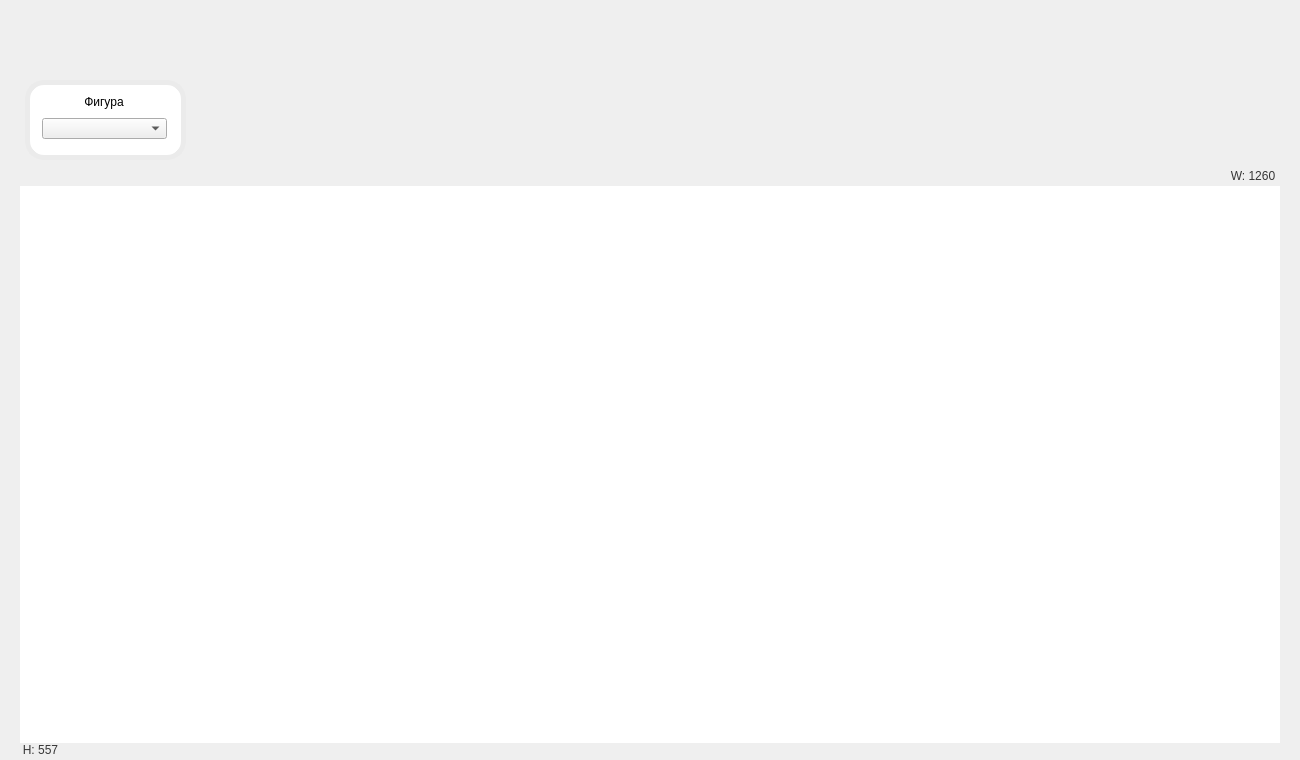
<?xml version="1.0" encoding="UTF-8"?>
<ui version="4.0">
 <class>MainWindow</class>
 <widget class="QMainWindow" name="MainWindow">
  <property name="geometry">
   <rect>
    <x>0</x>
    <y>0</y>
    <width>1300</width>
    <height>760</height>
   </rect>
  </property>
  <property name="windowTitle">
   <string>MainWindow</string>
  </property>
  <property name="windowIcon">
   <iconset resource="resources/resources_file.qrc">
    <normaloff>:/Box.png</normaloff>:/Box.png</iconset>
  </property>
  <property name="styleSheet">
   <string notr="true">QMainWindow {
	background-color: #efefef;
}</string>
  </property>
  <widget class="QWidget" name="centralwidget">
   <widget class="QGraphicsView" name="graphicsView">
    <property name="geometry">
     <rect>
      <x>20</x>
      <y>186</y>
      <width>1260</width>
      <height>557</height>
     </rect>
    </property>
    <property name="styleSheet">
     <string notr="true">QGraphicsView {
	background-color: rgb(255, 255, 255);
	border: 0px solid ;
    border-radius: 0px;
}</string>
    </property>
   </widget>
   <widget class="QComboBox" name="comboBox">
    <property name="geometry">
     <rect>
      <x>42</x>
      <y>118</y>
      <width>125</width>
      <height>21</height>
     </rect>
    </property>
    <property name="styleSheet">
     <string notr="true">QComboBox {
	background-color: #ebebeb;
	color: rgb(54, 54, 54);
	font: 500 10pt &quot;JetBrains Mono&quot;;
	border-radius: 5px;
}

QComboBox::drop-down { border-width: 0px; };
QComboBox::down-arrow { image: none; border-width: 0px; };</string>
    </property>
    <property name="frame">
     <bool>true</bool>
    </property>
   </widget>
   <widget class="QLabel" name="label">
    <property name="geometry">
     <rect>
      <x>42</x>
      <y>92</y>
      <width>124</width>
      <height>20</height>
     </rect>
    </property>
    <property name="styleSheet">
     <string notr="true">QLabel { 
	color: rgb(0, 0, 0);
	font: 500 11pt &quot;JetBrains Mono&quot;;
}</string>
    </property>
    <property name="text">
     <string>Фигура</string>
    </property>
    <property name="alignment">
     <set>Qt::AlignmentFlag::AlignCenter</set>
    </property>
   </widget>
   <widget class="QStackedWidget" name="stackedWidget">
    <property name="geometry">
     <rect>
      <x>193</x>
      <y>0</y>
      <width>1106</width>
      <height>173</height>
     </rect>
    </property>
    <property name="styleSheet">
     <string notr="true"/>
    </property>
    <widget class="QWidget" name="page"/>
    <widget class="QWidget" name="page_2">
     <widget class="QLabel" name="label_2">
      <property name="geometry">
       <rect>
        <x>95</x>
        <y>15</y>
        <width>83</width>
        <height>20</height>
       </rect>
      </property>
      <property name="styleSheet">
       <string notr="true">QLabel {
	color: rgb(0, 0, 0);
	font: 500 12pt &quot;JetBrains Mono&quot;;
}</string>
      </property>
      <property name="text">
       <string>Создать</string>
      </property>
      <property name="alignment">
       <set>Qt::AlignmentFlag::AlignCenter</set>
      </property>
     </widget>
     <widget class="QLabel" name="label_3">
      <property name="geometry">
       <rect>
        <x>15</x>
        <y>80</y>
        <width>239</width>
        <height>80</height>
       </rect>
      </property>
      <property name="styleSheet">
       <string notr="true">QLabel { 
	background-color: rgb(255, 255, 255);
	border: 5px solid #ebebeb;
    border-radius: 19px; 
}</string>
      </property>
      <property name="text">
       <string/>
      </property>
     </widget>
     <widget class="QLabel" name="label_4">
      <property name="geometry">
       <rect>
        <x>288</x>
        <y>80</y>
        <width>511</width>
        <height>80</height>
       </rect>
      </property>
      <property name="styleSheet">
       <string notr="true">QLabel { 
	background-color: rgb(255, 255, 255);
	border: 5px solid #ebebeb;
    border-radius: 19px; 
}</string>
      </property>
      <property name="text">
       <string/>
      </property>
     </widget>
     <widget class="QLabel" name="label_6">
      <property name="geometry">
       <rect>
        <x>28</x>
        <y>41</y>
        <width>118</width>
        <height>31</height>
       </rect>
      </property>
      <property name="styleSheet">
       <string notr="true">QLabel { 
	background-color: rgb(255, 255, 255);
	border: 0px solid;
    border-radius: 8px; 
}</string>
      </property>
      <property name="text">
       <string/>
      </property>
     </widget>
     <widget class="QLabel" name="label_7">
      <property name="geometry">
       <rect>
        <x>573</x>
        <y>41</y>
        <width>69</width>
        <height>31</height>
       </rect>
      </property>
      <property name="styleSheet">
       <string notr="true">QLabel { 
	background-color: rgb(255, 255, 255);
	border: 0px solid;
    border-radius: 8px; 
}</string>
      </property>
      <property name="text">
       <string/>
      </property>
     </widget>
     <widget class="QLabel" name="label_9">
      <property name="geometry">
       <rect>
        <x>696</x>
        <y>41</y>
        <width>61</width>
        <height>31</height>
       </rect>
      </property>
      <property name="styleSheet">
       <string notr="true">QLabel { 
	background-color: rgb(255, 255, 255);
	border: 0px solid;
    border-radius: 8px; 
}</string>
      </property>
      <property name="text">
       <string/>
      </property>
     </widget>
     <widget class="QPushButton" name="pushButton_eye">
      <property name="geometry">
       <rect>
        <x>154</x>
        <y>41</y>
        <width>38</width>
        <height>31</height>
       </rect>
      </property>
      <property name="styleSheet">
       <string notr="true">QPushButton { 
	background-color: rgb(255, 255, 255);
	border: 0px solid;
    border-radius: 8px; 
}

</string>
      </property>
      <property name="text">
       <string/>
      </property>
      <property name="icon">
       <iconset resource="resources/resources_file.qrc">
        <normaloff>:/Eye.svg</normaloff>:/Eye.svg</iconset>
      </property>
      <property name="iconSize">
       <size>
        <width>23</width>
        <height>23</height>
       </size>
      </property>
     </widget>
     <widget class="QPushButton" name="pushButton_trash">
      <property name="geometry">
       <rect>
        <x>199</x>
        <y>41</y>
        <width>38</width>
        <height>31</height>
       </rect>
      </property>
      <property name="styleSheet">
       <string notr="true">QPushButton { 
	background-color: rgb(255, 255, 255);
	border: 0px solid;
    border-radius: 8px; 
}</string>
      </property>
      <property name="text">
       <string/>
      </property>
      <property name="icon">
       <iconset resource="resources/resources_file.qrc">
        <normaloff>:/Trash.svg</normaloff>:/Trash.svg</iconset>
      </property>
      <property name="iconSize">
       <size>
        <width>23</width>
        <height>23</height>
       </size>
      </property>
     </widget>
     <widget class="QLabel" name="label_13">
      <property name="geometry">
       <rect>
        <x>43</x>
        <y>46</y>
        <width>63</width>
        <height>20</height>
       </rect>
      </property>
      <property name="styleSheet">
       <string notr="true">QLabel {
	color: rgb(0, 0, 0);
	font: 500 12pt &quot;JetBrains Mono&quot;;
}</string>
      </property>
      <property name="text">
       <string>Колич.</string>
      </property>
      <property name="alignment">
       <set>Qt::AlignmentFlag::AlignCenter</set>
      </property>
     </widget>
     <widget class="QLabel" name="label_14">
      <property name="geometry">
       <rect>
        <x>582</x>
        <y>46</y>
        <width>19</width>
        <height>20</height>
       </rect>
      </property>
      <property name="styleSheet">
       <string notr="true">QLabel {
	color: rgb(0, 0, 0);
	font: 500 12pt &quot;JetBrains Mono&quot;;
}</string>
      </property>
      <property name="text">
       <string>№</string>
      </property>
      <property name="alignment">
       <set>Qt::AlignmentFlag::AlignCenter</set>
      </property>
     </widget>
     <widget class="QCheckBox" name="checkBox_all_size">
      <property name="geometry">
       <rect>
        <x>705</x>
        <y>43</y>
        <width>55</width>
        <height>27</height>
       </rect>
      </property>
      <property name="styleSheet">
       <string notr="true">QCheckBox {
	color: rgb(0, 0, 0);
	font: 500 12pt &quot;JetBrains Mono&quot;;
}</string>
      </property>
      <property name="text">
       <string>Все</string>
      </property>
     </widget>
     <widget class="QLabel" name="label_16">
      <property name="geometry">
       <rect>
        <x>30</x>
        <y>92</y>
        <width>89</width>
        <height>21</height>
       </rect>
      </property>
      <property name="styleSheet">
       <string notr="true">QLabel {
	color: rgb(0, 0, 0);
	font: 500 11pt &quot;JetBrains Mono&quot;;
}</string>
      </property>
      <property name="text">
       <string>Координаты</string>
      </property>
      <property name="alignment">
       <set>Qt::AlignmentFlag::AlignCenter</set>
      </property>
     </widget>
     <widget class="QLabel" name="label_17">
      <property name="geometry">
       <rect>
        <x>159</x>
        <y>92</y>
        <width>63</width>
        <height>21</height>
       </rect>
      </property>
      <property name="styleSheet">
       <string notr="true">QLabel {
	color: rgb(0, 0, 0);
	font: 500 11pt &quot;JetBrains Mono&quot;;
}</string>
      </property>
      <property name="text">
       <string>Размеры</string>
      </property>
      <property name="alignment">
       <set>Qt::AlignmentFlag::AlignCenter</set>
      </property>
     </widget>
     <widget class="QLineEdit" name="lineEdit_count">
      <property name="geometry">
       <rect>
        <x>110</x>
        <y>46</y>
        <width>31</width>
        <height>21</height>
       </rect>
      </property>
      <property name="styleSheet">
       <string notr="true">QLineEdit { 
	background-color: #ebebeb;
	border: 0px solid;
    border-radius: 5px; 
	font: 9pt &quot;JetBrains Mono&quot;;
	color: rgb(0, 0, 0);
}</string>
      </property>
      <property name="text">
       <string/>
      </property>
     </widget>
     <widget class="QLineEdit" name="lineEdit_index_size">
      <property name="geometry">
       <rect>
        <x>605</x>
        <y>46</y>
        <width>31</width>
        <height>21</height>
       </rect>
      </property>
      <property name="styleSheet">
       <string notr="true">QLineEdit { 
	background-color: #ebebeb;
	border: 0px solid;
    border-radius: 5px; 
	font: 9pt &quot;JetBrains Mono&quot;;
	color: rgb(0, 0, 0);
}</string>
      </property>
     </widget>
     <widget class="QPushButton" name="pushButton_ok_create">
      <property name="geometry">
       <rect>
        <x>54</x>
        <y>148</y>
        <width>67</width>
        <height>22</height>
       </rect>
      </property>
      <property name="styleSheet">
       <string notr="true">QPushButton { 
	background-color: #FFFFFF;
	border: 1px solid #ebebeb;
    border-radius: 8px;
	font: 9pt &quot;JetBrains Mono&quot;;
	color: #ffffff;
}

</string>
      </property>
      <property name="text">
       <string/>
      </property>
      <property name="icon">
       <iconset resource="resources/resources_file.qrc">
        <normaloff>:/Check.svg</normaloff>:/Check.svg</iconset>
      </property>
      <property name="iconSize">
       <size>
        <width>16</width>
        <height>16</height>
       </size>
      </property>
     </widget>
     <widget class="QPushButton" name="pushButton_random_create">
      <property name="geometry">
       <rect>
        <x>145</x>
        <y>148</y>
        <width>67</width>
        <height>22</height>
       </rect>
      </property>
      <property name="styleSheet">
       <string notr="true">QPushButton { 
	background-color: #FFFFFF;
	border: 1px solid #ebebeb;
    border-radius: 8px;
	font: 9pt &quot;JetBrains Mono&quot;;
	color: #ffffff;
}

</string>
      </property>
      <property name="text">
       <string/>
      </property>
      <property name="icon">
       <iconset resource="resources/resources_file.qrc">
        <normaloff>:/Refresh ccw.svg</normaloff>:/Refresh ccw.svg</iconset>
      </property>
      <property name="iconSize">
       <size>
        <width>16</width>
        <height>16</height>
       </size>
      </property>
     </widget>
     <widget class="QPushButton" name="pushButton_random_size">
      <property name="geometry">
       <rect>
        <x>560</x>
        <y>148</y>
        <width>67</width>
        <height>22</height>
       </rect>
      </property>
      <property name="styleSheet">
       <string notr="true">QPushButton { 
	background-color: #FFFFFF;
	border: 1px solid #ebebeb;
    border-radius: 8px;
	font: 9pt &quot;JetBrains Mono&quot;;
	color: #ffffff;
}

</string>
      </property>
      <property name="text">
       <string/>
      </property>
      <property name="icon">
       <iconset resource="resources/resources_file.qrc">
        <normaloff>:/Refresh ccw.svg</normaloff>:/Refresh ccw.svg</iconset>
      </property>
     </widget>
     <widget class="QPushButton" name="pushButton_ok_size">
      <property name="geometry">
       <rect>
        <x>469</x>
        <y>148</y>
        <width>67</width>
        <height>22</height>
       </rect>
      </property>
      <property name="styleSheet">
       <string notr="true">QPushButton { 
	background-color: #FFFFFF;
	border: 1px solid #ebebeb;
    border-radius: 8px;
	font: 9pt &quot;JetBrains Mono&quot;;
	color: #ffffff;
}

</string>
      </property>
      <property name="text">
       <string/>
      </property>
      <property name="icon">
       <iconset resource="resources/resources_file.qrc">
        <normaloff>:/Check.svg</normaloff>:/Check.svg</iconset>
      </property>
     </widget>
     <widget class="QLabel" name="label_18">
      <property name="geometry">
       <rect>
        <x>305</x>
        <y>88</y>
        <width>87</width>
        <height>21</height>
       </rect>
      </property>
      <property name="styleSheet">
       <string notr="true">QLabel {
	color: rgb(0, 0, 0);
	font: 500 11pt &quot;JetBrains Mono&quot;;
}</string>
      </property>
      <property name="text">
       <string>Текущие</string>
      </property>
      <property name="alignment">
       <set>Qt::AlignmentFlag::AlignCenter</set>
      </property>
     </widget>
     <widget class="QLabel" name="label_19">
      <property name="geometry">
       <rect>
        <x>444</x>
        <y>88</y>
        <width>44</width>
        <height>21</height>
       </rect>
      </property>
      <property name="styleSheet">
       <string notr="true">QLabel {
	color: rgb(0, 0, 0);
	font: 500 11pt &quot;JetBrains Mono&quot;;
}</string>
      </property>
      <property name="text">
       <string>Новые</string>
      </property>
      <property name="alignment">
       <set>Qt::AlignmentFlag::AlignCenter</set>
      </property>
     </widget>
     <widget class="QLabel" name="label_20">
      <property name="geometry">
       <rect>
        <x>591</x>
        <y>88</y>
        <width>62</width>
        <height>21</height>
       </rect>
      </property>
      <property name="styleSheet">
       <string notr="true">QLabel {
	color: rgb(0, 0, 0);
	font: 500 11pt &quot;JetBrains Mono&quot;;
}</string>
      </property>
      <property name="text">
       <string>Текущие</string>
      </property>
      <property name="alignment">
       <set>Qt::AlignmentFlag::AlignCenter</set>
      </property>
     </widget>
     <widget class="QLabel" name="label_21">
      <property name="geometry">
       <rect>
        <x>695</x>
        <y>88</y>
        <width>86</width>
        <height>21</height>
       </rect>
      </property>
      <property name="styleSheet">
       <string notr="true">QLabel {
	color: rgb(0, 0, 0);
	font: 500 11pt &quot;JetBrains Mono&quot;;
}</string>
      </property>
      <property name="text">
       <string>Смещение</string>
      </property>
      <property name="alignment">
       <set>Qt::AlignmentFlag::AlignCenter</set>
      </property>
     </widget>
     <widget class="QLineEdit" name="lineEdit_x">
      <property name="geometry">
       <rect>
        <x>29</x>
        <y>118</y>
        <width>42</width>
        <height>21</height>
       </rect>
      </property>
      <property name="styleSheet">
       <string notr="true">QLineEdit { 
	background-color: #ebebeb;
	border: 0px solid;
    border-radius: 5px; 
	font: 9pt &quot;JetBrains Mono&quot;;
	color: rgb(0, 0, 0);
}</string>
      </property>
     </widget>
     <widget class="QLineEdit" name="lineEdit_y">
      <property name="geometry">
       <rect>
        <x>79</x>
        <y>118</y>
        <width>42</width>
        <height>21</height>
       </rect>
      </property>
      <property name="styleSheet">
       <string notr="true">QLineEdit { 
	background-color: #ebebeb;
	border: 0px solid;
    border-radius: 5px; 
	font: 9pt &quot;JetBrains Mono&quot;;
	color: rgb(0, 0, 0);
}</string>
      </property>
     </widget>
     <widget class="QLineEdit" name="lineEdit_w">
      <property name="geometry">
       <rect>
        <x>148</x>
        <y>118</y>
        <width>42</width>
        <height>21</height>
       </rect>
      </property>
      <property name="styleSheet">
       <string notr="true">QLineEdit { 
	background-color: #ebebeb;
	border: 0px solid;
    border-radius: 5px; 
	font: 9pt &quot;JetBrains Mono&quot;;
	color: rgb(0, 0, 0);
}</string>
      </property>
     </widget>
     <widget class="QLineEdit" name="lineEdit_h">
      <property name="geometry">
       <rect>
        <x>198</x>
        <y>118</y>
        <width>42</width>
        <height>21</height>
       </rect>
      </property>
      <property name="styleSheet">
       <string notr="true">QLineEdit { 
	background-color: #ebebeb;
	border: 0px solid;
    border-radius: 5px; 
	font: 9pt &quot;JetBrains Mono&quot;;
	color: rgb(0, 0, 0);
}</string>
      </property>
     </widget>
     <widget class="QLineEdit" name="lineEdit_current_w">
      <property name="geometry">
       <rect>
        <x>303</x>
        <y>111</y>
        <width>42</width>
        <height>21</height>
       </rect>
      </property>
      <property name="styleSheet">
       <string notr="true">QLineEdit { 
	background-color: #ebebeb;
	border: 0px solid;
    border-radius: 5px; 
	font: 9pt &quot;JetBrains Mono&quot;;
	color: rgb(0, 0, 0);
}</string>
      </property>
     </widget>
     <widget class="QLineEdit" name="lineEdit_current_h">
      <property name="geometry">
       <rect>
        <x>353</x>
        <y>111</y>
        <width>42</width>
        <height>21</height>
       </rect>
      </property>
      <property name="styleSheet">
       <string notr="true">QLineEdit { 
	background-color: #ebebeb;
	border: 0px solid;
    border-radius: 5px; 
	font: 9pt &quot;JetBrains Mono&quot;;
	color: rgb(0, 0, 0);
}</string>
      </property>
     </widget>
     <widget class="QLineEdit" name="lineEdit_new_w">
      <property name="geometry">
       <rect>
        <x>420</x>
        <y>111</y>
        <width>42</width>
        <height>21</height>
       </rect>
      </property>
      <property name="styleSheet">
       <string notr="true">QLineEdit { 
	background-color: #ebebeb;
	border: 0px solid;
    border-radius: 5px; 
	font: 9pt &quot;JetBrains Mono&quot;;
	color: rgb(0, 0, 0);
}</string>
      </property>
     </widget>
     <widget class="QLineEdit" name="lineEdit_new_h">
      <property name="geometry">
       <rect>
        <x>470</x>
        <y>111</y>
        <width>42</width>
        <height>21</height>
       </rect>
      </property>
      <property name="styleSheet">
       <string notr="true">QLineEdit { 
	background-color: #ebebeb;
	border: 0px solid;
    border-radius: 5px; 
	font: 9pt &quot;JetBrains Mono&quot;;
	color: rgb(0, 0, 0);
}</string>
      </property>
     </widget>
     <widget class="QLineEdit" name="lineEdit_current_x">
      <property name="geometry">
       <rect>
        <x>576</x>
        <y>111</y>
        <width>42</width>
        <height>21</height>
       </rect>
      </property>
      <property name="styleSheet">
       <string notr="true">QLineEdit { 
	background-color: #ebebeb;
	border: 0px solid;
    border-radius: 5px; 
	font: 9pt &quot;JetBrains Mono&quot;;
	color: rgb(0, 0, 0);
}</string>
      </property>
     </widget>
     <widget class="QLineEdit" name="lineEdit_current_y">
      <property name="geometry">
       <rect>
        <x>626</x>
        <y>111</y>
        <width>42</width>
        <height>21</height>
       </rect>
      </property>
      <property name="styleSheet">
       <string notr="true">QLineEdit { 
	background-color: #ebebeb;
	border: 0px solid;
    border-radius: 5px; 
	font: 9pt &quot;JetBrains Mono&quot;;
	color: rgb(0, 0, 0);
}</string>
      </property>
     </widget>
     <widget class="QLineEdit" name="lineEdit_dx">
      <property name="geometry">
       <rect>
        <x>692</x>
        <y>111</y>
        <width>42</width>
        <height>21</height>
       </rect>
      </property>
      <property name="styleSheet">
       <string notr="true">QLineEdit { 
	background-color: #ebebeb;
	border: 0px solid;
    border-radius: 5px; 
	font: 9pt &quot;JetBrains Mono&quot;;
	color: rgb(0, 0, 0);
}</string>
      </property>
     </widget>
     <widget class="QLineEdit" name="lineEdit_dy">
      <property name="geometry">
       <rect>
        <x>742</x>
        <y>111</y>
        <width>42</width>
        <height>21</height>
       </rect>
      </property>
      <property name="styleSheet">
       <string notr="true">QLineEdit { 
	background-color: #ebebeb;
	border: 0px solid;
    border-radius: 5px; 
	font: 9pt &quot;JetBrains Mono&quot;;
	color: rgb(0, 0, 0);
}</string>
      </property>
     </widget>
     <widget class="QPushButton" name="pushButton_search_size">
      <property name="geometry">
       <rect>
        <x>650</x>
        <y>41</y>
        <width>38</width>
        <height>31</height>
       </rect>
      </property>
      <property name="styleSheet">
       <string notr="true">QPushButton { 
	background-color: rgb(255, 255, 255);
	border: 0px solid;
    border-radius: 8px; 
}

</string>
      </property>
      <property name="text">
       <string/>
      </property>
      <property name="icon">
       <iconset resource="resources/resources_file.qrc">
        <normaloff>:/Search.svg</normaloff>:/Search.svg</iconset>
      </property>
      <property name="iconSize">
       <size>
        <width>23</width>
        <height>23</height>
       </size>
      </property>
     </widget>
     <widget class="QLabel" name="label_22">
      <property name="geometry">
       <rect>
        <x>308</x>
        <y>132</y>
        <width>31</width>
        <height>16</height>
       </rect>
      </property>
      <property name="styleSheet">
       <string notr="true">QLabel {
	color: rgb(0, 0, 0);
	font: 500 11pt &quot;JetBrains Mono&quot;;
}</string>
      </property>
      <property name="text">
       <string>w</string>
      </property>
      <property name="alignment">
       <set>Qt::AlignmentFlag::AlignCenter</set>
      </property>
     </widget>
     <widget class="QLabel" name="label_25">
      <property name="geometry">
       <rect>
        <x>360</x>
        <y>132</y>
        <width>31</width>
        <height>16</height>
       </rect>
      </property>
      <property name="styleSheet">
       <string notr="true">QLabel {
	color: rgb(0, 0, 0);
	font: 500 11pt &quot;JetBrains Mono&quot;;
}</string>
      </property>
      <property name="text">
       <string>h</string>
      </property>
      <property name="alignment">
       <set>Qt::AlignmentFlag::AlignCenter</set>
      </property>
     </widget>
     <widget class="QLabel" name="label_26">
      <property name="geometry">
       <rect>
        <x>478</x>
        <y>132</y>
        <width>31</width>
        <height>16</height>
       </rect>
      </property>
      <property name="styleSheet">
       <string notr="true">QLabel {
	color: rgb(0, 0, 0);
	font: 500 11pt &quot;JetBrains Mono&quot;;
}</string>
      </property>
      <property name="text">
       <string>h</string>
      </property>
      <property name="alignment">
       <set>Qt::AlignmentFlag::AlignCenter</set>
      </property>
     </widget>
     <widget class="QLabel" name="label_27">
      <property name="geometry">
       <rect>
        <x>426</x>
        <y>132</y>
        <width>31</width>
        <height>16</height>
       </rect>
      </property>
      <property name="styleSheet">
       <string notr="true">QLabel {
	color: rgb(0, 0, 0);
	font: 500 11pt &quot;JetBrains Mono&quot;;
}</string>
      </property>
      <property name="text">
       <string>w</string>
      </property>
      <property name="alignment">
       <set>Qt::AlignmentFlag::AlignCenter</set>
      </property>
     </widget>
     <widget class="QLabel" name="label_28">
      <property name="geometry">
       <rect>
        <x>582</x>
        <y>132</y>
        <width>31</width>
        <height>16</height>
       </rect>
      </property>
      <property name="styleSheet">
       <string notr="true">QLabel {
	color: rgb(0, 0, 0);
	font: 500 11pt &quot;JetBrains Mono&quot;;
}</string>
      </property>
      <property name="text">
       <string>x</string>
      </property>
      <property name="alignment">
       <set>Qt::AlignmentFlag::AlignCenter</set>
      </property>
     </widget>
     <widget class="QLabel" name="label_29">
      <property name="geometry">
       <rect>
        <x>634</x>
        <y>132</y>
        <width>31</width>
        <height>16</height>
       </rect>
      </property>
      <property name="styleSheet">
       <string notr="true">QLabel {
	color: rgb(0, 0, 0);
	font: 500 11pt &quot;JetBrains Mono&quot;;
}</string>
      </property>
      <property name="text">
       <string>y</string>
      </property>
      <property name="alignment">
       <set>Qt::AlignmentFlag::AlignCenter</set>
      </property>
     </widget>
     <widget class="QLabel" name="label_30">
      <property name="geometry">
       <rect>
        <x>697</x>
        <y>132</y>
        <width>31</width>
        <height>16</height>
       </rect>
      </property>
      <property name="styleSheet">
       <string notr="true">QLabel {
	color: rgb(0, 0, 0);
	font: 500 11pt &quot;JetBrains Mono&quot;;
}</string>
      </property>
      <property name="text">
       <string>dx</string>
      </property>
      <property name="alignment">
       <set>Qt::AlignmentFlag::AlignCenter</set>
      </property>
     </widget>
     <widget class="QLabel" name="label_31">
      <property name="geometry">
       <rect>
        <x>749</x>
        <y>132</y>
        <width>31</width>
        <height>16</height>
       </rect>
      </property>
      <property name="styleSheet">
       <string notr="true">QLabel {
	color: rgb(0, 0, 0);
	font: 500 11pt &quot;JetBrains Mono&quot;;
}</string>
      </property>
      <property name="text">
       <string>dy</string>
      </property>
      <property name="alignment">
       <set>Qt::AlignmentFlag::AlignCenter</set>
      </property>
     </widget>
     <widget class="QLabel" name="label_5">
      <property name="geometry">
       <rect>
        <x>831</x>
        <y>80</y>
        <width>239</width>
        <height>80</height>
       </rect>
      </property>
      <property name="styleSheet">
       <string notr="true">QLabel { 
	background-color: rgb(255, 255, 255);
	border: 5px solid #ebebeb;
    border-radius: 19px; 
}</string>
      </property>
      <property name="text">
       <string/>
      </property>
     </widget>
     <widget class="QLabel" name="label_8">
      <property name="geometry">
       <rect>
        <x>837</x>
        <y>46</y>
        <width>227</width>
        <height>20</height>
       </rect>
      </property>
      <property name="styleSheet">
       <string notr="true">QLabel {
	color: rgb(0, 0, 0);
	font: 500 12pt &quot;JetBrains Mono&quot;;
}</string>
      </property>
      <property name="text">
       <string>Поворот на 90 градусов</string>
      </property>
      <property name="alignment">
       <set>Qt::AlignmentFlag::AlignCenter</set>
      </property>
     </widget>
     <widget class="QPushButton" name="pushButton_rotate_left">
      <property name="geometry">
       <rect>
        <x>869</x>
        <y>148</y>
        <width>67</width>
        <height>22</height>
       </rect>
      </property>
      <property name="styleSheet">
       <string notr="true">QPushButton { 
	background-color: #FFFFFF;
	border: 1px solid #ebebeb;
    border-radius: 8px;
	font: 9pt &quot;JetBrains Mono&quot;;
	color: #ffffff;
}

</string>
      </property>
      <property name="text">
       <string/>
      </property>
      <property name="icon">
       <iconset resource="resources/resources_file.qrc">
        <normaloff>:/Corner up-left.svg</normaloff>:/Corner up-left.svg</iconset>
      </property>
     </widget>
     <widget class="QLabel" name="label_32">
      <property name="geometry">
       <rect>
        <x>895</x>
        <y>94</y>
        <width>21</width>
        <height>21</height>
       </rect>
      </property>
      <property name="styleSheet">
       <string notr="true">QLabel {
	color: rgb(0, 0, 0);
	font: 500 11pt &quot;JetBrains Mono&quot;;
}</string>
      </property>
      <property name="text">
       <string>№</string>
      </property>
      <property name="alignment">
       <set>Qt::AlignmentFlag::AlignCenter</set>
      </property>
     </widget>
     <widget class="QLineEdit" name="lineEdit_rotate">
      <property name="geometry">
       <rect>
        <x>925</x>
        <y>94</y>
        <width>42</width>
        <height>21</height>
       </rect>
      </property>
      <property name="styleSheet">
       <string notr="true">QLineEdit { 
	background-color: #ebebeb;
	border: 0px solid;
    border-radius: 5px; 
	font: 9pt &quot;JetBrains Mono&quot;;
	color: rgb(0, 0, 0);
}</string>
      </property>
     </widget>
     <widget class="QPushButton" name="pushButton_search_for_rotate">
      <property name="geometry">
       <rect>
        <x>975</x>
        <y>89</y>
        <width>38</width>
        <height>31</height>
       </rect>
      </property>
      <property name="styleSheet">
       <string notr="true">QPushButton { 
	background-color: transparent;
	border: 0px solid;
    border-radius: 8px; 
}

</string>
      </property>
      <property name="text">
       <string/>
      </property>
      <property name="icon">
       <iconset resource="resources/resources_file.qrc">
        <normaloff>:/Search.svg</normaloff>:/Search.svg</iconset>
      </property>
      <property name="iconSize">
       <size>
        <width>23</width>
        <height>23</height>
       </size>
      </property>
     </widget>
     <widget class="QCheckBox" name="checkBox_all_rotate">
      <property name="geometry">
       <rect>
        <x>900</x>
        <y>119</y>
        <width>131</width>
        <height>20</height>
       </rect>
      </property>
      <property name="styleSheet">
       <string notr="true">QCheckBox {
	color: rgb(0, 0, 0);
	font: 500 11pt &quot;JetBrains Mono&quot;;
}</string>
      </property>
      <property name="text">
       <string>Выбрать все</string>
      </property>
     </widget>
     <widget class="QLabel" name="label_10">
      <property name="geometry">
       <rect>
        <x>310</x>
        <y>46</y>
        <width>251</width>
        <height>20</height>
       </rect>
      </property>
      <property name="styleSheet">
       <string notr="true">QLabel {
	color: rgb(0, 0, 0);
	font: 500 12pt &quot;JetBrains Mono&quot;;
}</string>
      </property>
      <property name="text">
       <string>Редактирование и смещение</string>
      </property>
      <property name="alignment">
       <set>Qt::AlignmentFlag::AlignCenter</set>
      </property>
     </widget>
     <widget class="QPushButton" name="pushButton_rotate_right">
      <property name="geometry">
       <rect>
        <x>964</x>
        <y>148</y>
        <width>67</width>
        <height>22</height>
       </rect>
      </property>
      <property name="styleSheet">
       <string notr="true">QPushButton { 
	background-color: #FFFFFF;
	border: 1px solid #ebebeb;
    border-radius: 8px;
	font: 9pt &quot;JetBrains Mono&quot;;
	color: #ffffff;
}

</string>
      </property>
      <property name="text">
       <string/>
      </property>
      <property name="icon">
       <iconset resource="resources/resources_file.qrc">
        <normaloff>:/Corner up-right.svg</normaloff>:/Corner up-right.svg</iconset>
      </property>
     </widget>
    </widget>
   </widget>
   <widget class="QLabel" name="label_23">
    <property name="geometry">
     <rect>
      <x>1229</x>
      <y>169</y>
      <width>48</width>
      <height>14</height>
     </rect>
    </property>
    <property name="styleSheet">
     <string notr="true">QLabel {
	color: rgb(54, 54, 54);
	font: 500 9pt &quot;JetBrains Mono&quot;;
}</string>
    </property>
    <property name="text">
     <string>W: 1260</string>
    </property>
    <property name="alignment">
     <set>Qt::AlignmentFlag::AlignCenter</set>
    </property>
   </widget>
   <widget class="QLabel" name="label_24">
    <property name="geometry">
     <rect>
      <x>22</x>
      <y>743</y>
      <width>37</width>
      <height>14</height>
     </rect>
    </property>
    <property name="styleSheet">
     <string notr="true">QLabel {
	color: rgb(54, 54, 54);
	font: 500 9pt &quot;JetBrains Mono&quot;;
}</string>
    </property>
    <property name="text">
     <string>H: 557</string>
    </property>
    <property name="alignment">
     <set>Qt::AlignmentFlag::AlignCenter</set>
    </property>
   </widget>
   <widget class="QLabel" name="label_11">
    <property name="geometry">
     <rect>
      <x>25</x>
      <y>80</y>
      <width>161</width>
      <height>80</height>
     </rect>
    </property>
    <property name="styleSheet">
     <string notr="true">QLabel { 
	background-color: rgb(255, 255, 255);
	border: 5px solid #ebebeb;
    border-radius: 19px; 
}</string>
    </property>
    <property name="text">
     <string/>
    </property>
   </widget>
   <zorder>label_11</zorder>
   <zorder>graphicsView</zorder>
   <zorder>comboBox</zorder>
   <zorder>label</zorder>
   <zorder>stackedWidget</zorder>
   <zorder>label_23</zorder>
   <zorder>label_24</zorder>
  </widget>
 </widget>
 <resources>
  <include location="resources/resources_file.qrc"/>
 </resources>
 <connections/>
</ui>
